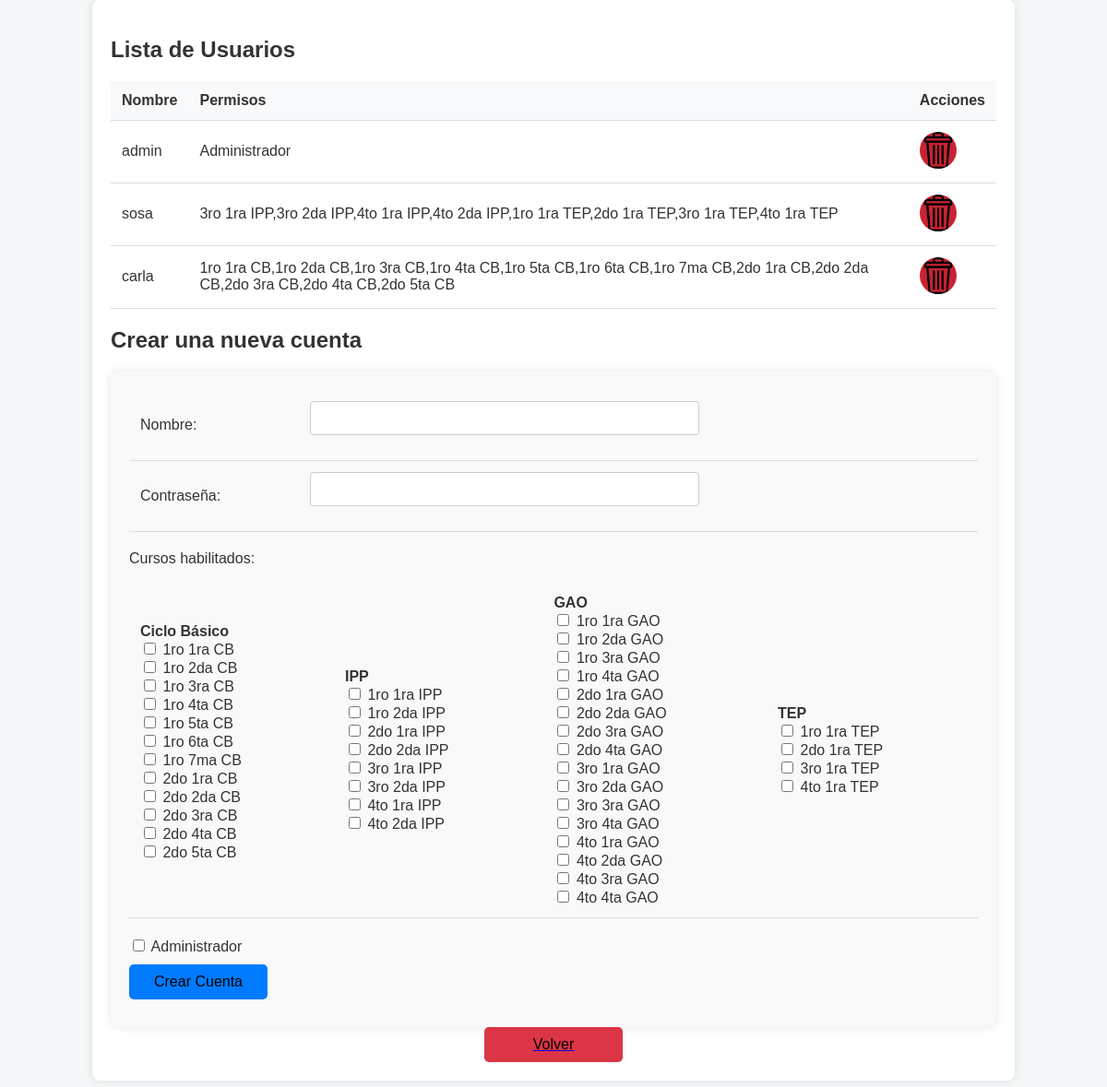
The app's page /cuentas.php (signed in), older data.
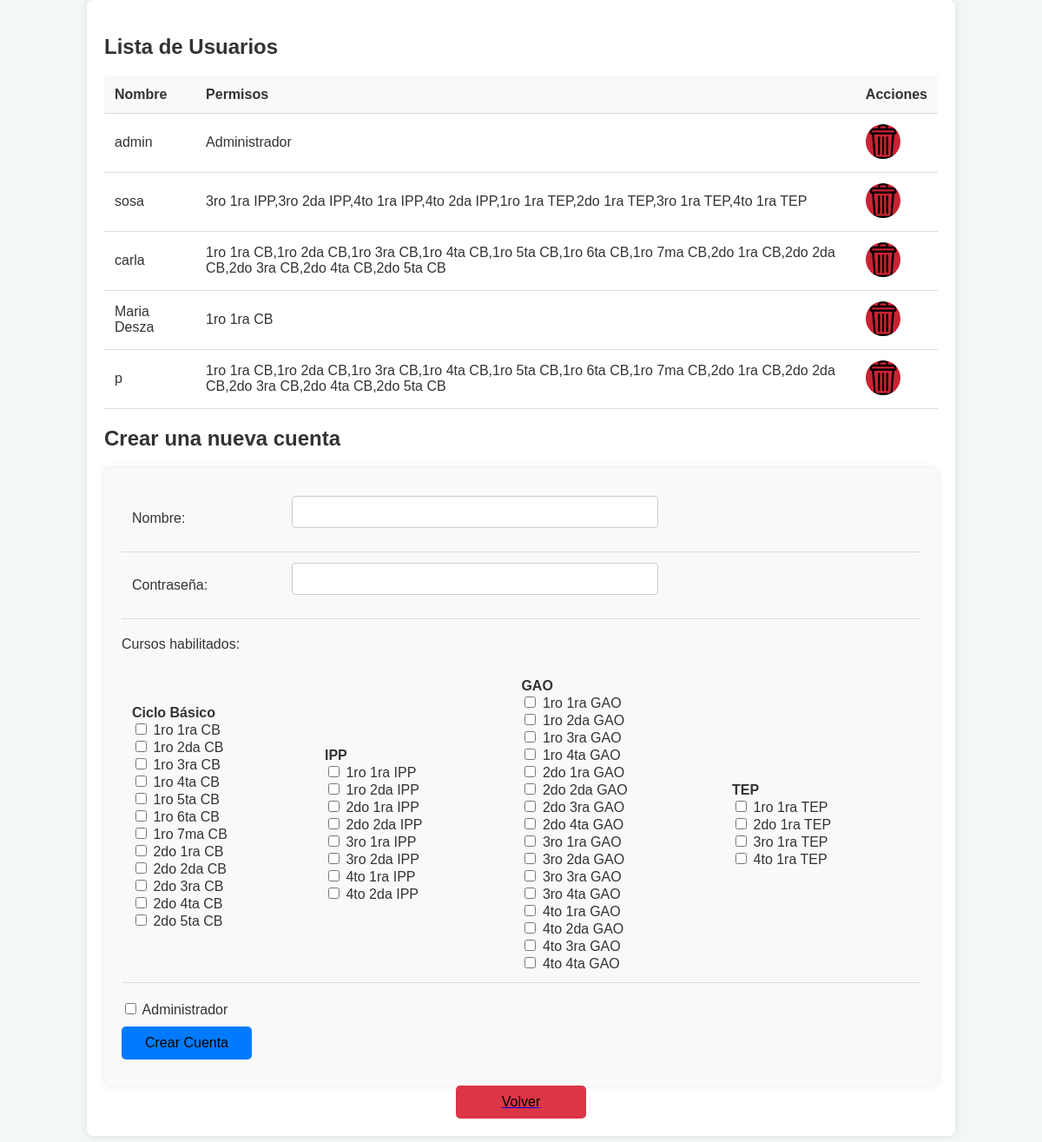
The same page, newer data.
### tables this page shows
CREATE TABLE IF NOT EXISTS `usuarios` (
  `id` int NOT NULL AUTO_INCREMENT,
  `nombre` varchar(255) NOT NULL,
  `contraseña` varchar(255) NOT NULL,
  `permisos` set('1ro 1ra CB','1ro 2da CB','1ro 3ra CB','1ro 4ta CB','1ro 5ta CB','1ro 6ta CB','1ro 7ma CB','2do 1ra CB','2do 2da CB','2do 3ra CB','2do 4ta CB','2do 5ta CB','1ro 1ra IPP','1ro 2da IPP','2do 1ra IPP','2do 2da IPP','3ro 1ra IPP','3ro 2da IPP','4to 1ra IPP','4to 2da IPP','1ro 1ra GAO','1ro 2da GAO','1ro 3ra GAO','1ro 4ta GAO','2do 1ra GAO','2do 2da GAO','2do 3ra GAO','2do 4ta GAO','3ro 1ra GAO','3ro 2da GAO','3ro 3ra GAO','3ro 4ta GAO','4to 1ra GAO','4to 2da GAO','4to 3ra GAO','4to 4ta GAO','1ro 1ra TEP','2do 1ra TEP','3ro 1ra TEP','4to 1ra TEP','Administrador') DEFAULT NULL,
  PRIMARY KEY (`id`)
);

### cuentas.php (the view, shortened to what the changed rows need)
<?php
$host = "localhost";
$dbname = "registro";
$username = "root";
$password = "";
try {
    $conn = new PDO("mysql:host=$host;dbname=$dbname", $username, $password);
    $conn->setAttribute(PDO::ATTR_ERRMODE, PDO::ERRMODE_EXCEPTION);
} catch (PDOException $e) {
    die("Error al conectar con la base de datos: " . $e->getMessage());
}
$stmt = $conn->prepare("SELECT * FROM usuarios");
$stmt->execute();
$usuarios = $stmt->fetchAll(PDO::FETCH_ASSOC);
?>
<!DOCTYPE html>
<html lang="es">
<head>
    <link rel="stylesheet" href="css/cuentas.css">
</head>
    <div class="container">
        <h2>Lista de Usuarios</h2>
        <div class="table-container">
        <table class="table">
            <tr>
                <th>Nombre</th>
                <th>Permisos</th>
                <th>Acciones</th>
            </tr>
            <?php foreach ($usuarios as $usuario): ?>
            <tr>
                <td><?php echo htmlspecialchars($usuario['nombre']); ?></td>
                <td><?php echo htmlspecialchars($usuario['permisos']); ?></td>
                <td>
                    <form action="" method="post" style="display:inline;">
                        <button type="submit" name="quitar" class="eliminar"></button>
                    </form>
                </td>
            </tr>
            <?php endforeach; ?>
        </table>
        <h2>Crear una nueva cuenta</h2>
    </div>
    </div>
</body>
</html>

Row changes from the older to the newer data that the page shows:
added usuarios: nombre "Maria Desza", permisos "1ro 1ra CB"
added usuarios: nombre "p", permisos "1ro 1ra CB,1ro 2da CB,1ro 3ra CB,1ro 4ta CB,1ro 5ta CB,1ro 6ta CB,1ro 7ma CB,2do 1ra CB,2do 2da CB,2do 3ra CB,2do 4ta CB,2do 5ta CB"
